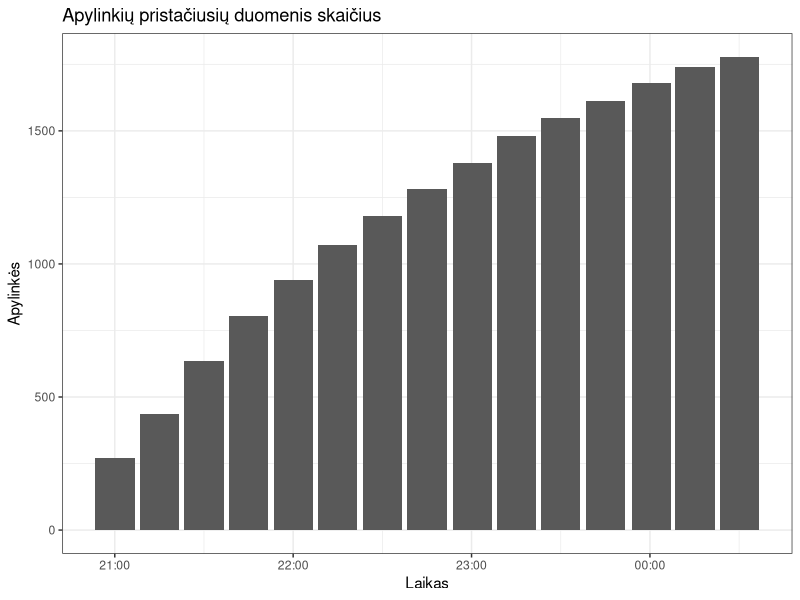
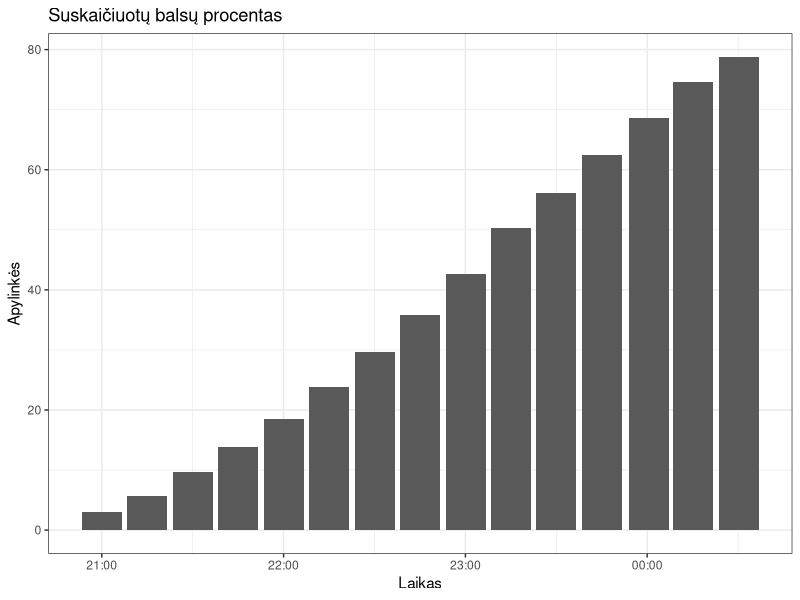
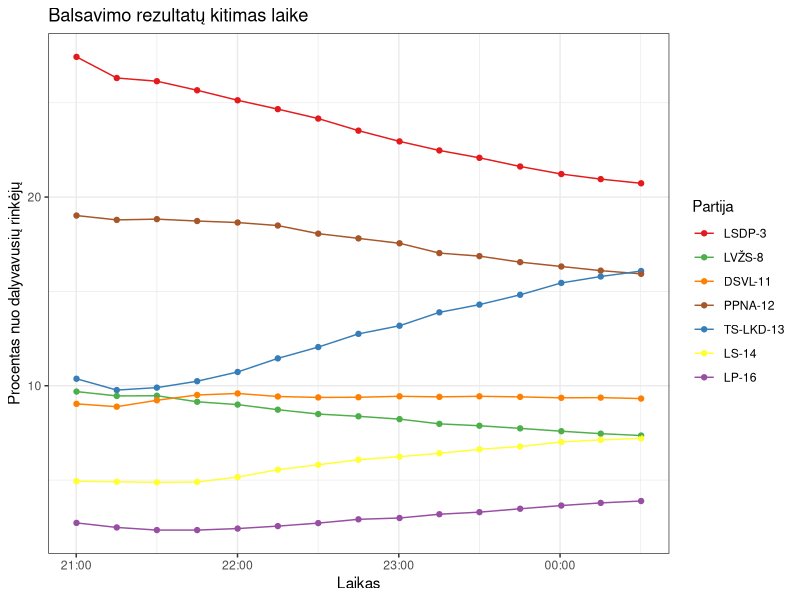
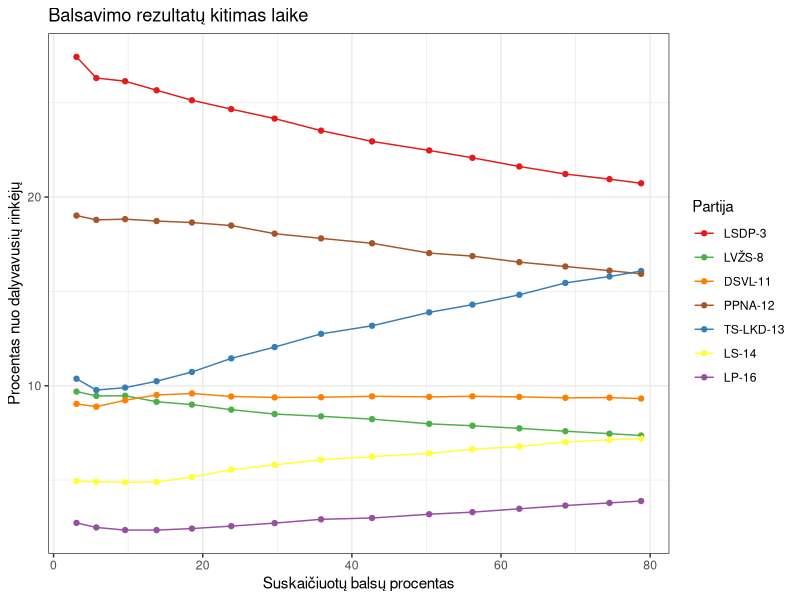
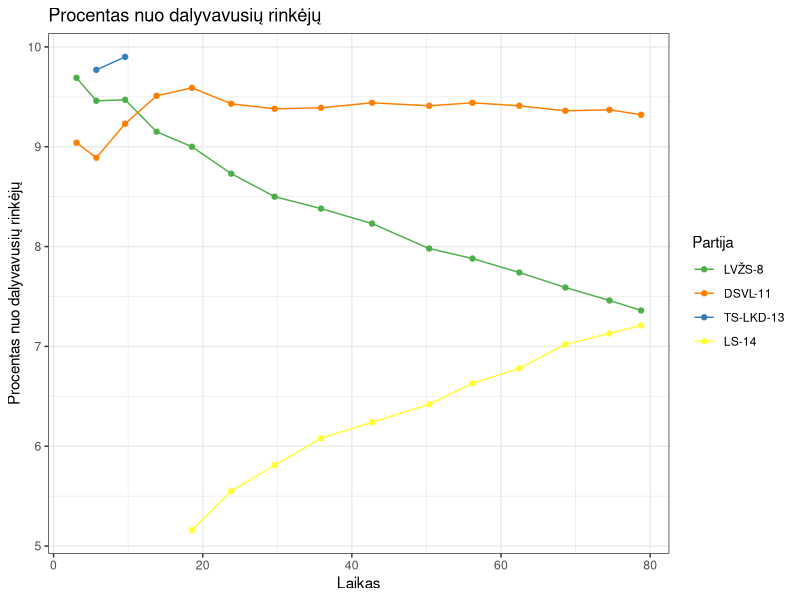
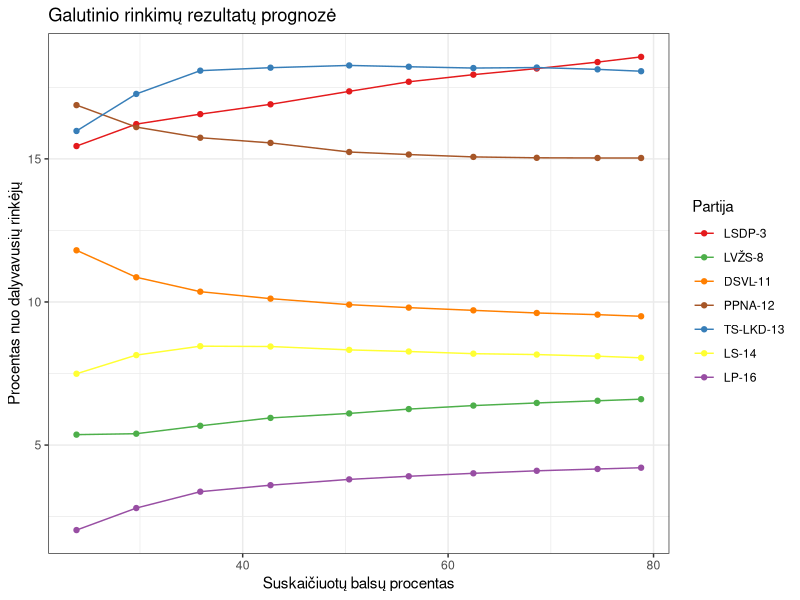
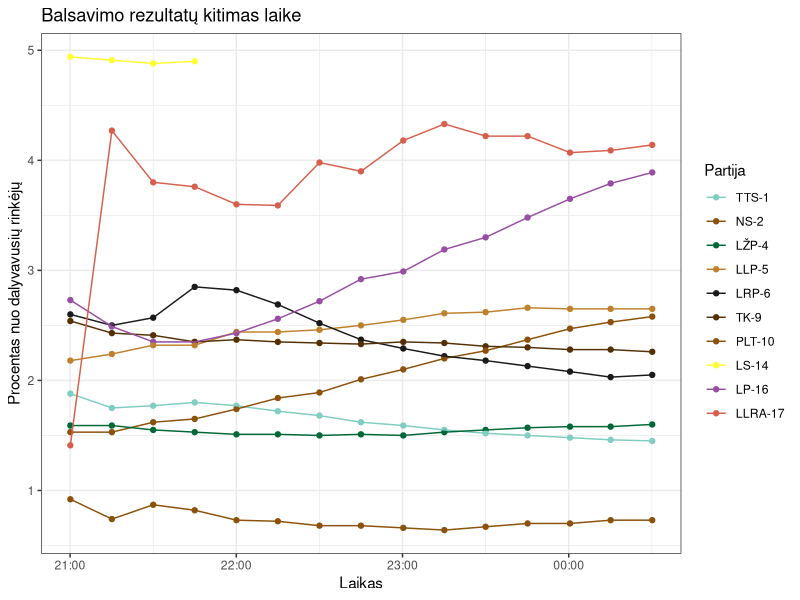
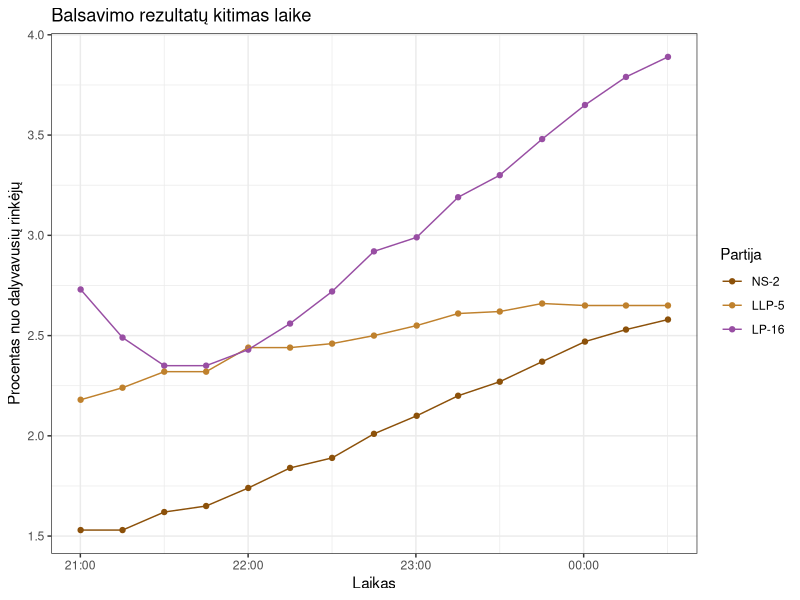

Write the R code that produced these figures, in order.
## ---- chunk 1
library(dplyr)
library(lubridate)
library(ggplot2)

dt <- read.csv("data/20241013/daugmvrt.csv") %>% 
    mutate(timestamp = ymd_hms(timestamp)) %>% filter(timestamp>= ymd_hms("2024-10-13 21:00:00"))

ap <- dt %>%
    select(timestamp, apylinkes, lt_proc_rinkeju) %>%
    unique()

san <- readxl::read_xlsx("data/santrumpos.xlsx")

dt1 <- dt %>% left_join(san)

ggplot(aes(x = timestamp, y = apylinkes), data = ap) +
    geom_col() +
    theme_bw() +
    labs(x = "Laikas", y = "Apylinkės", title = "Apylinkių pristačiusių duomenis skaičius")
## ---- chunk 2
ggplot(aes(x = timestamp, y = lt_proc_rinkeju), data = ap) +
    geom_col() +
    theme_bw() +
    labs(x = "Laikas", y = "Apylinkės", title = "Suskaičiuotų balsų procentas")
## ---- chunk 3
top7 <- c(3, 12,13,8,11,14,16)
cols <- RColorBrewer::brewer.pal(7, "Set1")

dt2 <- dt1 %>% filter(saraso_numeris %in% top7)

mt <- dt2 %>% select(saraso_numeris, santrumpa, spalva) %>% unique %>% arrange(saraso_numeris)

dt3 <- dt2 %>% mutate(santrumpa = factor(santrumpa, levels = mt$santrumpa))

ggplot(aes(x = timestamp, y = proc_nuo_dal_rinkeju, group = santrumpa, colour = santrumpa), data = dt3) +
    geom_point() +
    geom_line() +
    theme_bw() +
    scale_colour_manual(name = "Partija", values = mt$spalva) +
    labs(x = "Laikas", y = "Procentas nuo dalyvavusių rinkėjų", title = "Balsavimo rezultatų kitimas laike")
## ---- chunk 4
top7 <- c(3, 12,13,8,11,14,16)
cols <- RColorBrewer::brewer.pal(7, "Set1")

dt2 <- dt1 %>% filter(saraso_numeris %in% top7)

mt <- dt2 %>% select(saraso_numeris, santrumpa, spalva) %>% unique %>% arrange(saraso_numeris)

dt3 <- dt2 %>% mutate(santrumpa = factor(santrumpa, levels = mt$santrumpa))

ggplot(aes(x = lt_proc_rinkeju, y = proc_nuo_dal_rinkeju, group = santrumpa, colour = santrumpa), data = dt3) +
    geom_point() +
    geom_line() +
    theme_bw() +
    scale_colour_manual(name = "Partija", values = mt$spalva) +
    labs(x = "Suskaičiuotų balsų procentas", y = "Procentas nuo dalyvavusių rinkėjų", title = "Balsavimo rezultatų kitimas laike")
## ---- chunk 5

dt4 <- dt3 %>% filter(proc_nuo_dal_rinkeju<10 & proc_nuo_dal_rinkeju>5)
mt4 <- mt %>% filter(spalva %in% unique(dt4$spalva))

ggplot(aes(x = lt_proc_rinkeju, y = proc_nuo_dal_rinkeju, group = santrumpa, colour = santrumpa), data = dt4) +
    geom_point() +
    geom_line() +
    theme_bw() +
    scale_colour_manual(name = "Partija", values = mt4$spalva) +
    labs(x = "Laikas", y = "Procentas nuo dalyvavusių rinkėjų", title = "Procentas nuo dalyvavusių rinkėjų")
## ---- chunk 6
do_one_forecast <- function(dt, sno) {
    vv <- dt %>% filter(saraso_numeris == sno) %>% arrange(timestamp)
    rr <- 6:nrow(vv)
    fc <- sapply(rr, function(x) {
        mod <- lm(proc_nuo_dal_rinkeju~lt_proc_rinkeju, data = vv[1:x,])
        res <- predict(mod, newdata = data.frame(lt_proc_rinkeju = 100))
        as.numeric(res)
    })
    data.frame(saraso_numeris =sno, 
               lt_proc_rinkeju = vv$lt_proc_rinkeju[rr], 
               timestamp = vv$timestamp[rr], forecast = fc) 
    
}

fc <- lapply(unique(as.integer(dt1$saraso_numeris)), function(x)do_one_forecast(dt1,x)) %>% bind_rows

fc1 <- fc %>% left_join(dt1 %>% select(saraso_numeris, santrumpa, spalva) %>% unique)

fc2 <- fc1 %>% filter(saraso_numeris %in% top7)

mt <-  fc2 %>% select(saraso_numeris, santrumpa, spalva) %>% unique %>% arrange(saraso_numeris)

fc3 <- fc2 %>% mutate(santrumpa = factor(santrumpa, levels = mt$santrumpa))

ggplot(aes(x = lt_proc_rinkeju, y = forecast, group = santrumpa, colour = santrumpa), data = fc3) +
    geom_point() +
    geom_line() +
    theme_bw() +
    scale_colour_manual(name = "Partija", values = mt$spalva) +
    labs(x = "Suskaičiuotų balsų procentas", y = "Procentas nuo dalyvavusių rinkėjų", title = "Galutinio rinkimų rezultatų prognozė")

## ---- chunk 7
library(knitr)
ll <- fc1 %>% filter(timestamp == max(timestamp))

ll1 <- ll %>% arrange(forecast) %>% select(santrumpa, prognoze = forecast) %>% 
    mutate(prognoze = round(prognoze, 1)) %>% arrange(-prognoze)

kable(ll1)
## ---- chunk 8


dtg <- dt1 %>% filter(proc_nuo_dal_rinkeju<5)
mtg <- dtg %>% select(saraso_numeris, santrumpa, spalva) %>% unique %>% arrange(saraso_numeris)

dtg1 <- dtg %>% mutate(santrumpa = factor(santrumpa, levels = mtg$santrumpa))

ggplot(aes(x = timestamp, y = proc_nuo_dal_rinkeju, group = santrumpa, colour = santrumpa), data = dtg1) +
    geom_point() +
    geom_line() +
    theme_bw() +
    scale_colour_manual(name = "Partija", values = mtg$spalva) +
    labs(x = "Laikas", y = "Procentas nuo dalyvavusių rinkėjų", title = "Balsavimo rezultatų kitimas laike")
## ---- chunk 9

ggplot(aes(x = timestamp, y = proc_nuo_dal_rinkeju, group = santrumpa, colour = santrumpa), data = dtg1 %>% filter(saraso_numeris %in% c(16,5, 2))) +
    geom_point() +
    geom_line() +
    theme_bw() +
    scale_colour_manual(name = "Partija", values = mtg %>% filter(saraso_numeris %in% c(16,5, 2)) %>% .$spalva) +
    labs(x = "Laikas", y = "Procentas nuo dalyvavusių rinkėjų", title = "Balsavimo rezultatų kitimas laike")
## ---- chunk 10

dtk <- dt1 %>% group_by(timestamp, kaimynai) %>% summarise(proc_nuo_dal_rinkeju = sum(proc_nuo_dal_rinkeju)) %>% 
    mutate(kaimynai = as.character(kaimynai))

ggplot(aes(x = timestamp, y = proc_nuo_dal_rinkeju), data = dtk %>% filter(kaimynai == 1))  +
    geom_point() +
    geom_line() +
    theme_bw() +
   # scale_color_discrete(name = "Projektas")+
    #scale_colour_manual(name = "Partija", values = mtg %>% filter(saraso_numeris %in% c(16,2)) %>% .$spalva) +
    labs(x = "Laikas", y = "Procentas nuo dalyvavusių rinkėjų", title = "Balsavimo rezultatų kitimas laike")
